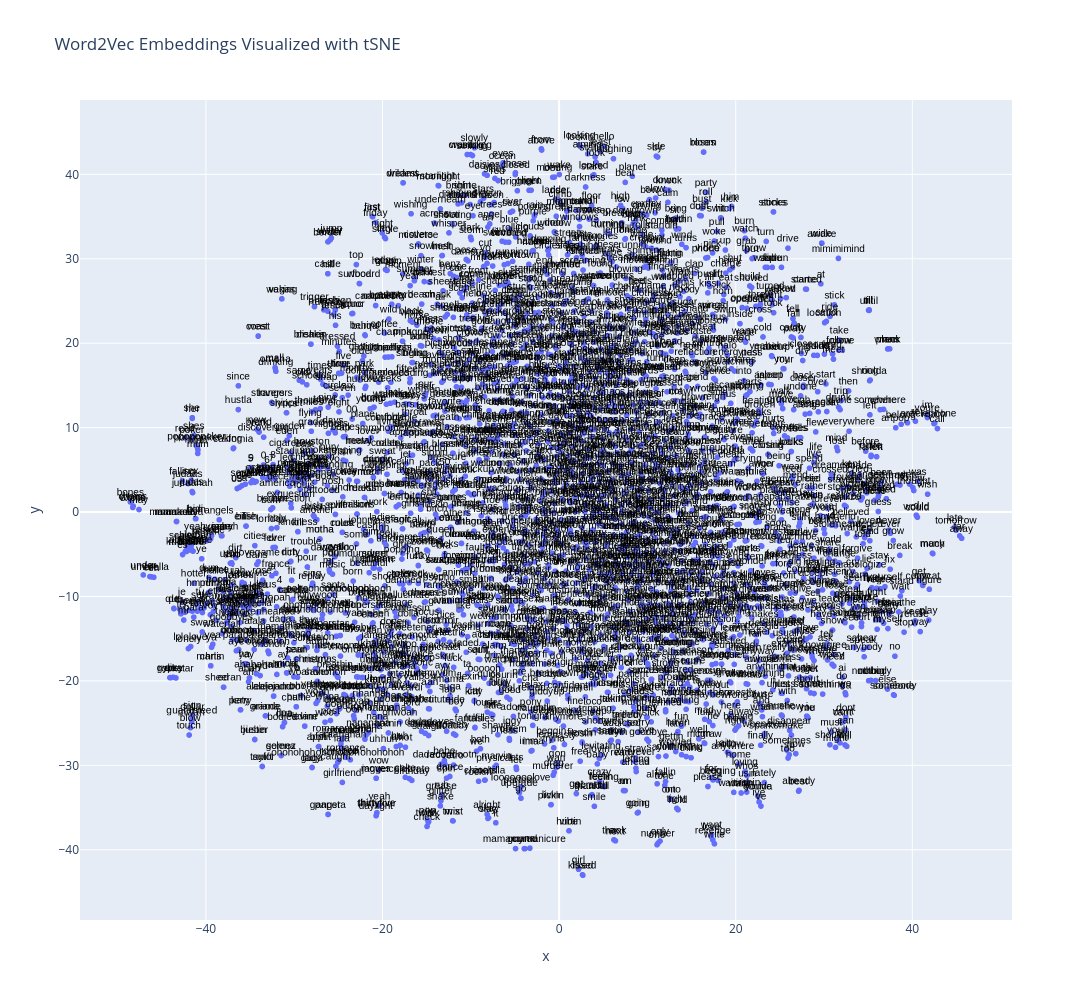

This figure's notebook cell:
### Markdown cell above
# Word2vec tSNE Plot (4)

### Code cell
PP = 40

tsne_engine = tsne(
    perplexity=PP,
    n_components=2,
    init='pca',
    max_iter=2500,
    random_state=23
)

TSNE = pd.DataFrame(
    tsne_engine.fit_transform(VOCAB_W2V),
    columns=['x', 'y'],
    index=VOCAB_W2V.index
)

px.scatter(
    TSNE.reset_index(), 'x', 'y',
    text='term_str',
    hover_name='term_str',
    height=1000,
    width=1200,
    title='Word2Vec Embeddings Visualized with tSNE'
).update_traces(
    mode='markers+text',
    textfont=dict(color='black', size=10, family='Arial'),
    textposition='top center'
)

### Figure 1 — Plotly figure (JSON) as saved in the notebook; plotly's stock layout.template omitted (floating-point values rounded to 4 significant figures; data arrays with more than 128 entries replaced by an {"elided": "..."} marker saying what was removed)
{"data": [{"hovertemplate": "<b>%{hovertext}</b><br><br>x=%{x}<br>y=%{y}<br>term_str=%{text}<extra></extra>", "hovertext": {"elided": "2856 str values"}, "legendgroup": "", "marker": {"color": "#636efa", "symbol": "circle"}, "mode": "markers+text", "name": "", "showlegend": false, "text": {"elided": "2856 str values"}, "textfont": {"color": "black", "family": "Arial", "size": 10}, "textposition": "top center", "type": "scattergl", "x": {"elided": "2856 float values"}, "xaxis": "x", "y": {"elided": "2856 float values"}, "yaxis": "y"}], "layout": {"height": 1000, "legend": {"tracegroupgap": 0}, "title": {"text": "Word2Vec Embeddings Visualized with tSNE"}, "width": 1200, "xaxis": {"anchor": "y", "domain": [0, 1], "title": {"text": "x"}}, "yaxis": {"anchor": "x", "domain": [0, 1], "title": {"text": "y"}}}}
